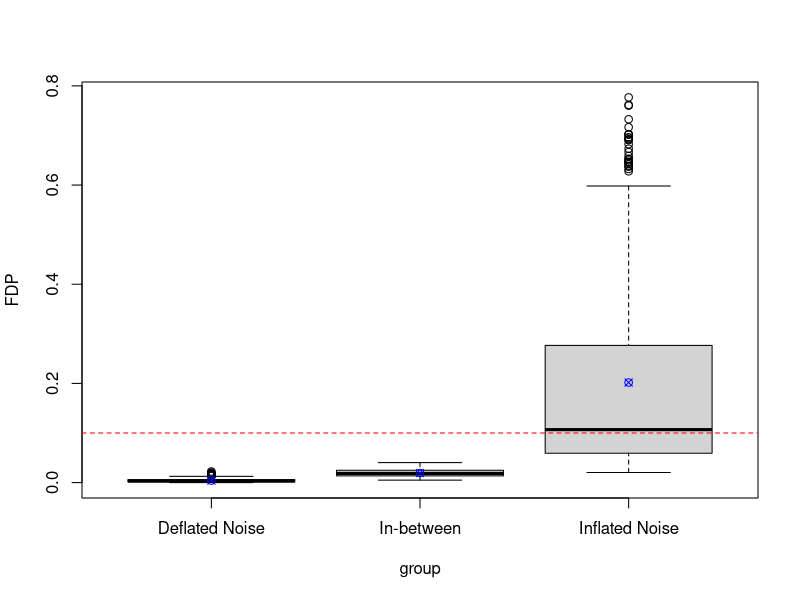

Write R code to recreate this figure.
## ---- chunk 1
set.seed(1995)

n <- 1e4
d <- 5
m <- 1000

B <- matrix(rnorm(n * d), n, d)
normalize.constant <- sqrt(rowSums(B^2) + 1)
Z <- replicate(m, 
  (colSums(t(B) * rnorm(d)) + rnorm(n)) / normalize.constant
)

sd.Z <- apply(Z, 2, sd)
group <- cut(sd.Z, breaks = c(0, 0.95, 1.05, Inf), labels = c("Deflated Noise", "In-between", "Inflated Noise"))

theta <- c(rep(c(-1, 1) * 3, each = 0.05 * n), rep(0, 0.9 * n))
X <- theta + Z

p <- 2 * pnorm(-abs(X))
## ---- chunk 2
q <- 0.1
p.BH <- apply(p, 2, p.adjust, method = "BH")
BH.rej <- apply(p.BH, 2, function(x){x <= q})
## ---- chunk 3
FDP.fun <- function (rej.id, theta) {
  sum(theta[rej.id] == 0) / max(1, length(theta[rej.id]))
}
FDP <- apply(BH.rej, 2, FDP.fun, theta)
## ---- chunk 4
## Boxplot of FDP for each group
boxplot(FDP ~ group, ylab = "FDP")
abline(h = q, lty = 2, col = "red")
points(1 : 3, tapply(FDP, group, mean), col = "blue", pch = 13)
## Mean of FDP for each group
tapply(FDP, group, mean)
## sd of FDP for each group
tapply(FDP, group, sd)
## 95% CI of the mean of FDP for each group
tapply(FDP, group, function(x){t.test(x)$conf.int})
## 95% CI of the mean of FDP overall
t.test(FDP)$conf.int
